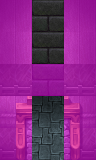

The image is a tile-based game level rendered from a .tmx file. Its description and source (layers, tilesets, objects; grid data summarised) follow:
An orthogonal 3x5 tile map with 32x32 px tiles, 5 tile layers (Ground, Objects, Above, Top, ...), 60 tilesets and 4 objects (2x spawn, mapchange, script).

<map version="1.10" tiledversion="1.11.2" orientation="orthogonal" renderorder="right-down" width="3" height="5" tilewidth="32" tileheight="32" infinite="0" nextlayerid="10" nextobjectid="5">
 <tileset firstgid="1" name="map_bed_1" tilewidth="32" tileheight="32" tilecount="160" columns="16">
  <image source="../drawable/map_bed_1.png" width="512" height="320" />
 </tileset>
 <tileset firstgid="161" name="map_border_1" tilewidth="32" tileheight="32" tilecount="128" columns="16">
  <image source="../drawable/map_border_1.png" width="512" height="256" />
 </tileset>
 <tileset firstgid="289" name="map_bridge_1" tilewidth="32" tileheight="32" tilecount="128" columns="16">
  <image source="../drawable/map_bridge_1.png" width="512" height="256" />
 </tileset>
 <tileset firstgid="417" name="map_bridge_2" tilewidth="32" tileheight="32" tilecount="128" columns="16">
  <image source="../drawable/map_bridge_2.png" width="512" height="256" />
 </tileset>
 <tileset firstgid="545" name="map_broken_1" tilewidth="32" tileheight="32" tilecount="128" columns="16">
  <image source="../drawable/map_broken_1.png" width="512" height="256" />
 </tileset>
 <tileset firstgid="673" name="map_cavewall_1" tilewidth="32" tileheight="32" tilecount="108" columns="18">
  <image source="../drawable/map_cavewall_1.png" width="576" height="192" />
 </tileset>
 <tileset firstgid="781" name="map_cavewall_2" tilewidth="32" tileheight="32" tilecount="108" columns="18">
  <image source="../drawable/map_cavewall_2.png" width="576" height="192" />
 </tileset>
 <tileset firstgid="889" name="map_cavewall_3" tilewidth="32" tileheight="32" tilecount="108" columns="18">
  <image source="../drawable/map_cavewall_3.png" width="576" height="192" />
 </tileset>
 <tileset firstgid="997" name="map_cavewall_4" tilewidth="32" tileheight="32" tilecount="108" columns="18">
  <image source="../drawable/map_cavewall_4.png" width="576" height="192" />
 </tileset>
 <tileset firstgid="1105" name="map_chair_table_1" tilewidth="32" tileheight="32" tilecount="128" columns="16">
  <image source="../drawable/map_chair_table_1.png" width="512" height="256" />
 </tileset>
 <tileset firstgid="1233" name="map_chair_table_2" tilewidth="32" tileheight="32" tilecount="128" columns="16">
  <image source="../drawable/map_chair_table_2.png" width="512" height="256" />
 </tileset>
 <tileset firstgid="1361" name="map_crate_1" tilewidth="32" tileheight="32" tilecount="128" columns="16">
  <image source="../drawable/map_crate_1.png" width="512" height="256" />
 </tileset>
 <tileset firstgid="1489" name="map_cupboard_1" tilewidth="32" tileheight="32" tilecount="128" columns="16">
  <image source="../drawable/map_cupboard_1.png" width="512" height="256" />
 </tileset>
 <tileset firstgid="1617" name="map_curtain_1" tilewidth="32" tileheight="32" tilecount="128" columns="16">
  <image source="../drawable/map_curtain_1.png" width="512" height="256" />
 </tileset>
 <tileset firstgid="1745" name="map_entrance_1" tilewidth="32" tileheight="32" tilecount="128" columns="16">
  <image source="../drawable/map_entrance_1.png" width="512" height="256" />
 </tileset>
 <tileset firstgid="1873" name="map_entrance_2" tilewidth="32" tileheight="32" tilecount="128" columns="16">
  <image source="../drawable/map_entrance_2.png" width="512" height="256" />
 </tileset>
 <tileset firstgid="2001" name="map_fence_1" tilewidth="32" tileheight="32" tilecount="128" columns="16">
  <image source="../drawable/map_fence_1.png" width="512" height="256" />
 </tileset>
 <tileset firstgid="2129" name="map_fence_2" tilewidth="32" tileheight="32" tilecount="128" columns="16">
  <image source="../drawable/map_fence_2.png" width="512" height="256" />
 </tileset>
 <tileset firstgid="2257" name="map_fence_3" tilewidth="32" tileheight="32" tilecount="128" columns="16">
  <image source="../drawable/map_fence_3.png" width="512" height="256" />
 </tileset>
 <tileset firstgid="2385" name="map_fence_4" tilewidth="32" tileheight="32" tilecount="128" columns="16">
  <image source="../drawable/map_fence_4.png" width="512" height="256" />
 </tileset>
 <tileset firstgid="2513" name="map_ground_1" tilewidth="32" tileheight="32" tilecount="128" columns="16">
  <image source="../drawable/map_ground_1.png" width="512" height="256" />
 </tileset>
 <tileset firstgid="2641" name="map_ground_2" tilewidth="32" tileheight="32" tilecount="128" columns="16">
  <image source="../drawable/map_ground_2.png" width="512" height="256" />
 </tileset>
 <tileset firstgid="2769" name="map_ground_3" tilewidth="32" tileheight="32" tilecount="128" columns="16">
  <image source="../drawable/map_ground_3.png" width="512" height="256" />
 </tileset>
 <tileset firstgid="2897" name="map_ground_4" tilewidth="32" tileheight="32" tilecount="128" columns="16">
  <image source="../drawable/map_ground_4.png" width="512" height="256" />
 </tileset>
 <tileset firstgid="3025" name="map_ground_5" tilewidth="32" tileheight="32" tilecount="128" columns="16">
  <image source="../drawable/map_ground_5.png" width="512" height="256" />
 </tileset>
 <tileset firstgid="3153" name="map_ground_6" tilewidth="32" tileheight="32" tilecount="128" columns="16">
  <image source="../drawable/map_ground_6.png" width="512" height="256" />
 </tileset>
 <tileset firstgid="3281" name="map_ground_7" tilewidth="32" tileheight="32" tilecount="128" columns="16">
  <image source="../drawable/map_ground_7.png" width="512" height="256" />
 </tileset>
 <tileset firstgid="3409" name="map_ground_8" tilewidth="32" tileheight="32" tilecount="128" columns="16">
  <image source="../drawable/map_ground_8.png" width="512" height="256" />
 </tileset>
 <tileset firstgid="3537" name="map_house_1" tilewidth="32" tileheight="32" tilecount="128" columns="16">
  <image source="../drawable/map_house_1.png" width="512" height="256" />
 </tileset>
 <tileset firstgid="3665" name="map_house_2" tilewidth="32" tileheight="32" tilecount="128" columns="16">
  <image source="../drawable/map_house_2.png" width="512" height="256" />
 </tileset>
 <tileset firstgid="3793" name="map_indoor_1" tilewidth="32" tileheight="32" tilecount="128" columns="16">
  <image source="../drawable/map_indoor_1.png" width="512" height="256" />
 </tileset>
 <tileset firstgid="3921" name="map_indoor_2" tilewidth="32" tileheight="32" tilecount="128" columns="16">
  <image source="../drawable/map_indoor_2.png" width="512" height="256" />
 </tileset>
 <tileset firstgid="4049" name="map_kitchen_1" tilewidth="32" tileheight="32" tilecount="128" columns="16">
  <image source="../drawable/map_kitchen_1.png" width="512" height="256" />
 </tileset>
 <tileset firstgid="4177" name="map_outdoor_1" tilewidth="32" tileheight="32" tilecount="128" columns="16">
  <image source="../drawable/map_outdoor_1.png" width="512" height="256" />
 </tileset>
 <tileset firstgid="4305" name="map_pillar_1" tilewidth="32" tileheight="32" tilecount="128" columns="16">
  <image source="../drawable/map_pillar_1.png" width="512" height="256" />
 </tileset>
 <tileset firstgid="4433" name="map_pillar_2" tilewidth="32" tileheight="32" tilecount="128" columns="16">
  <image source="../drawable/map_pillar_2.png" width="512" height="256" />
 </tileset>
 <tileset firstgid="4561" name="map_plant_1" tilewidth="32" tileheight="32" tilecount="128" columns="16">
  <image source="../drawable/map_plant_1.png" width="512" height="256" />
 </tileset>
 <tileset firstgid="4689" name="map_plant_2" tilewidth="32" tileheight="32" tilecount="128" columns="16">
  <image source="../drawable/map_plant_2.png" width="512" height="256" />
 </tileset>
 <tileset firstgid="4817" name="map_rock_1" tilewidth="32" tileheight="32" tilecount="128" columns="16">
  <image source="../drawable/map_rock_1.png" width="512" height="256" />
 </tileset>
 <tileset firstgid="4945" name="map_rock_2" tilewidth="32" tileheight="32" tilecount="128" columns="16">
  <image source="../drawable/map_rock_2.png" width="512" height="256" />
 </tileset>
 <tileset firstgid="5073" name="map_roof_1" tilewidth="32" tileheight="32" tilecount="128" columns="16">
  <image source="../drawable/map_roof_1.png" width="512" height="256" />
 </tileset>
 <tileset firstgid="5201" name="map_roof_2" tilewidth="32" tileheight="32" tilecount="128" columns="16">
  <image source="../drawable/map_roof_2.png" width="512" height="256" />
 </tileset>
 <tileset firstgid="5329" name="map_roof_3" tilewidth="32" tileheight="32" tilecount="128" columns="16">
  <image source="../drawable/map_roof_3.png" width="512" height="256" />
 </tileset>
 <tileset firstgid="5457" name="map_shop_1" tilewidth="32" tileheight="32" tilecount="128" columns="16">
  <image source="../drawable/map_shop_1.png" width="512" height="256" />
 </tileset>
 <tileset firstgid="5585" name="map_sign_ladder_1" tilewidth="32" tileheight="32" tilecount="128" columns="16">
  <image source="../drawable/map_sign_ladder_1.png" width="512" height="256" />
 </tileset>
 <tileset firstgid="5713" name="map_table_1" tilewidth="32" tileheight="32" tilecount="128" columns="16">
  <image source="../drawable/map_table_1.png" width="512" height="256" />
 </tileset>
 <tileset firstgid="5841" name="map_trail_1" tilewidth="32" tileheight="32" tilecount="128" columns="16">
  <image source="../drawable/map_trail_1.png" width="512" height="256" />
 </tileset>
 <tileset firstgid="5969" name="map_transition_1" tilewidth="32" tileheight="32" tilecount="128" columns="16">
  <image source="../drawable/map_transition_1.png" width="512" height="256" />
 </tileset>
 <tileset firstgid="6097" name="map_transition_2" tilewidth="32" tileheight="32" tilecount="128" columns="16">
  <image source="../drawable/map_transition_2.png" width="512" height="256" />
 </tileset>
 <tileset firstgid="6225" name="map_transition_3" tilewidth="32" tileheight="32" tilecount="128" columns="16">
  <image source="../drawable/map_transition_3.png" width="512" height="256" />
 </tileset>
 <tileset firstgid="6353" name="map_transition_4" tilewidth="32" tileheight="32" tilecount="128" columns="16">
  <image source="../drawable/map_transition_4.png" width="512" height="256" />
 </tileset>
 <tileset firstgid="6481" name="map_transition_5" tilewidth="32" tileheight="32" tilecount="128" columns="16">
  <image source="../drawable/map_transition_5.png" width="512" height="256" />
 </tileset>
 <tileset firstgid="6609" name="map_tree_1" tilewidth="32" tileheight="32" tilecount="128" columns="16">
  <image source="../drawable/map_tree_1.png" width="512" height="256" />
 </tileset>
 <tileset firstgid="6737" name="map_tree_2" tilewidth="32" tileheight="32" tilecount="128" columns="16">
  <image source="../drawable/map_tree_2.png" width="512" height="256" />
 </tileset>
 <tileset firstgid="6865" name="map_wall_1" tilewidth="32" tileheight="32" tilecount="128" columns="16">
  <image source="../drawable/map_wall_1.png" width="512" height="256" />
 </tileset>
 <tileset firstgid="6993" name="map_wall_2" tilewidth="32" tileheight="32" tilecount="120" columns="15">
  <image source="../drawable/map_wall_2.png" width="480" height="256" />
 </tileset>
 <tileset firstgid="7113" name="map_wall_3" tilewidth="32" tileheight="32" tilecount="120" columns="15">
  <image source="../drawable/map_wall_3.png" width="480" height="256" />
 </tileset>
 <tileset firstgid="7233" name="map_wall_4" tilewidth="32" tileheight="32" tilecount="120" columns="15">
  <image source="../drawable/map_wall_4.png" width="480" height="256" />
 </tileset>
 <tileset firstgid="7353" name="map_window_1" tilewidth="32" tileheight="32" tilecount="128" columns="16">
  <image source="../drawable/map_window_1.png" width="512" height="256" />
 </tileset>
 <tileset firstgid="7481" name="map_window_2" tilewidth="32" tileheight="32" tilecount="128" columns="16">
  <image source="../drawable/map_window_2.png" width="512" height="256" />
 </tileset>
 <layer id="1" name="Ground" width="3" height="5">
  <data>[15 cells, 13 non-empty, 5 distinct tile ids]</data>
 </layer>
 <layer id="2" name="Objects" width="3" height="5">
  <data>[15 cells, 12 non-empty, 12 distinct tile ids]</data>
 </layer>
 <layer id="3" name="Above" width="3" height="5">
  <data>[15 cells, 8 non-empty, 5 distinct tile ids]</data>
 </layer>
 <layer id="4" name="Top" width="3" height="5">
  <data>[15 cells, 3 non-empty, 2 distinct tile ids]</data>
 </layer>
 <layer id="5" name="Walkable" width="3" height="5">
  <data>[15 cells, 11 non-empty, 1 distinct tile ids]</data>
 </layer>
 <objectgroup id="6" name="Mapevents" visible="0">
  <object id="1" name="chimney" type="mapchange" x="32" y="96" width="32" height="32" />
  <object id="2" name="brightport_chimney_script" type="script" x="32" y="96" width="32" height="64">
   <properties>
    <property name="when" value="round" />
   </properties>
  </object>
 </objectgroup>
 <objectgroup id="7" name="Spawn">
  <object id="3" name="brightportguardcrate1" type="spawn" x="32" y="0" width="32" height="32">
   <properties>
    <property name="spawngroup" value="brightportguardcrate1" />
   </properties>
  </object>
  <object id="4" name="brightportguardcrate2" type="spawn" x="32" y="32" width="32" height="32">
   <properties>
    <property name="spawngroup" value="brightportguardcrate2" />
   </properties>
  </object>
 </objectgroup>
 <objectgroup id="8" name="Keys" />
 <objectgroup id="9" name="Replace" />
</map>
